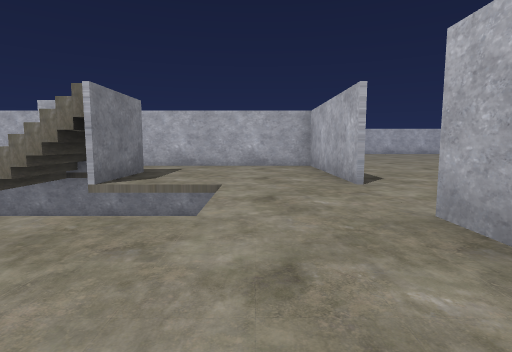
View 1 (above)

12 first-person views from a walk through a Godot game level. The camera is 1.2 m above the floor, tilts 6° down and sees 80° across. The floor is counted in squares, 2 m on a side. Each view is taken from the middle of a square. On the plan, view 1 faces up. The plan holds only what a view shows up to about 9 squares ahead; the rest is blank. The place goes on beyond the plan.

View 2
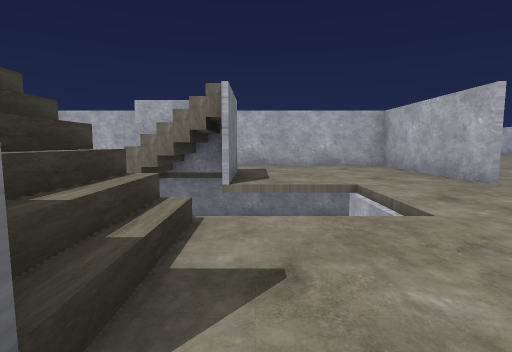

View 3
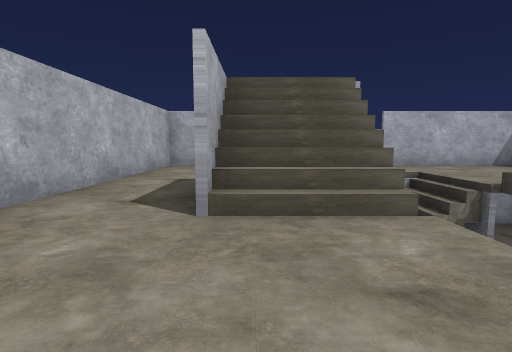

View 4
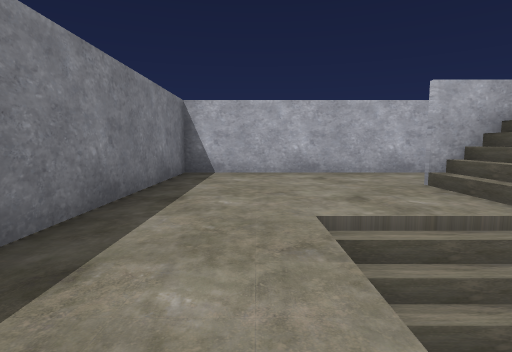

View 5
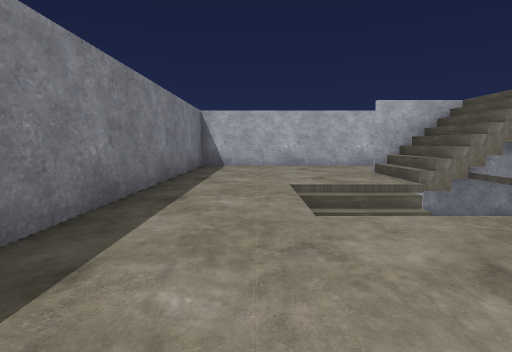

View 6
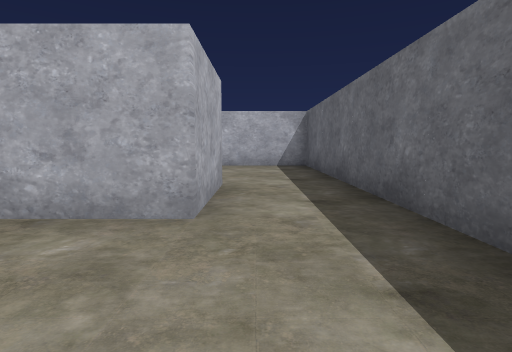

View 7
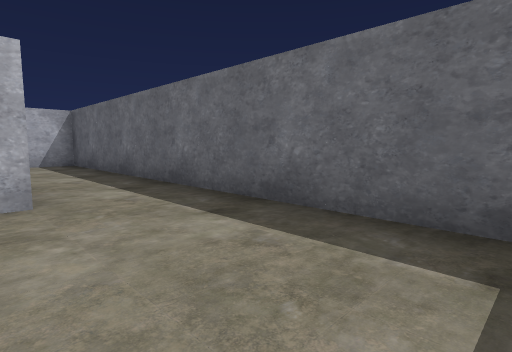

View 8
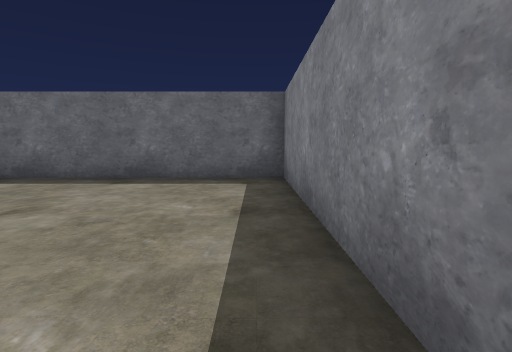

View 9
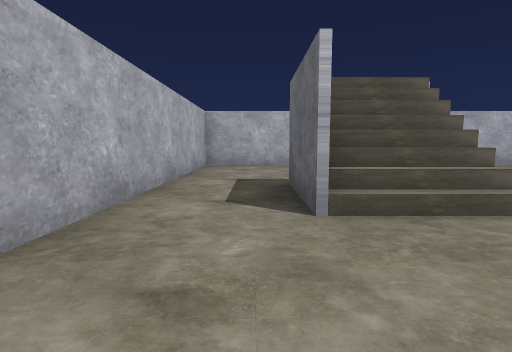

View 10
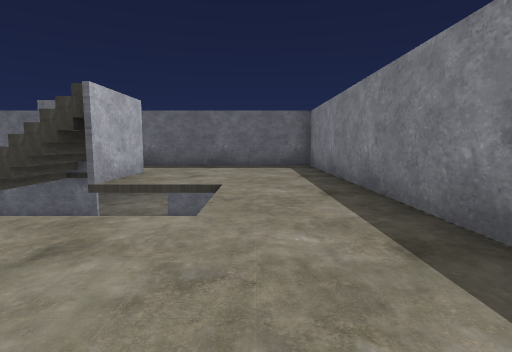

View 11
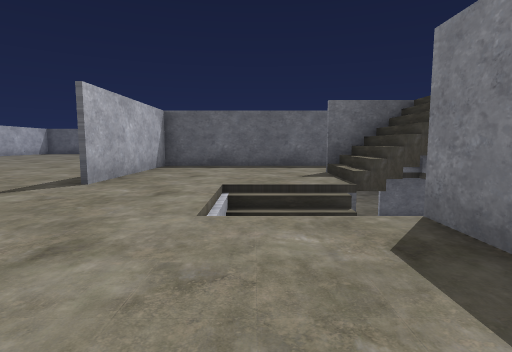

View 12
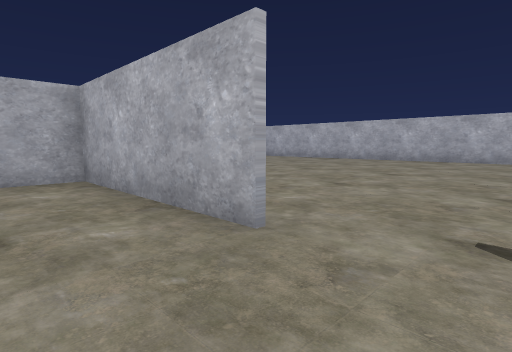

### Floor plan
Key: @ floor where view 1 was taken; # wall or solid block; . floor; / step, stairs or slope.
Columns run from 9 left of view 1 to 12 right of it. Each row starts with its distance up from view 1.
  9             ....
  8 ############.....
  7 #..........#......
  6 #....#/....#.......
  5 #....//....#........
  4 #..//  //............#
  3 #..//  //......
  2 #....//....#.
  1 #..../#....#..
  0 #........@.#...
 -1 ############ ...
 -2              ...

Where each view was taken, in squares from view 1:
view 1: 0 up, 0 right, facing up
view 2: 0 up, 2 left, facing up
view 3: 6 up, 7 left, facing right
view 4: 2 up, 7 left, facing up
view 5: 0 up, 7 left, facing up
view 6: 0 up, 7 left, facing right
view 7: 1 up, 8 left, facing down-right
view 8: 4 up, 8 left, facing down
view 9: 7 up, 7 left, facing right
view 10: 7 up, 7 left, facing down
view 11: 7 up, 1 left, facing down
view 12: 3 up, 0 right, facing up-right
